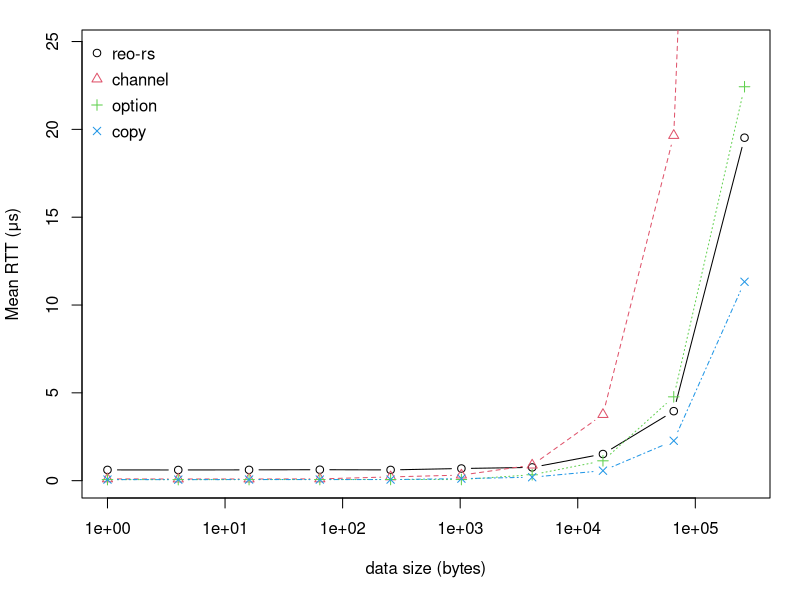
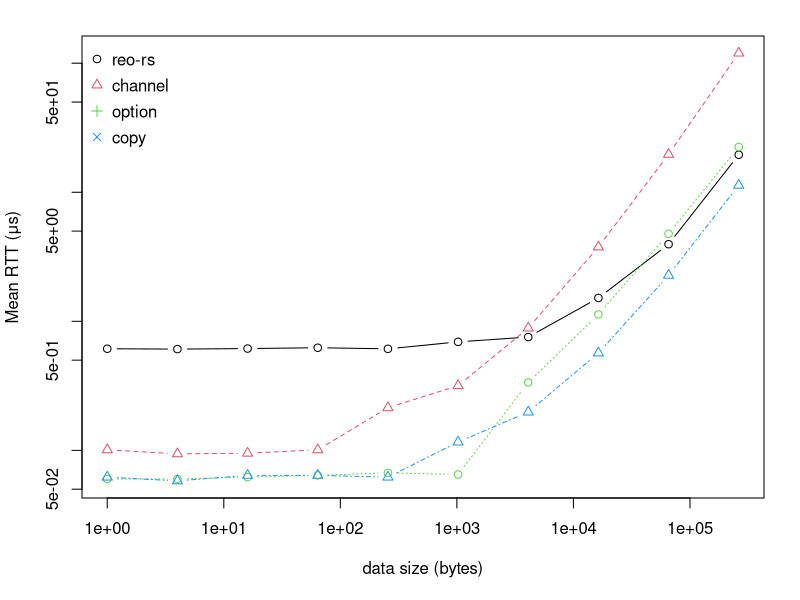
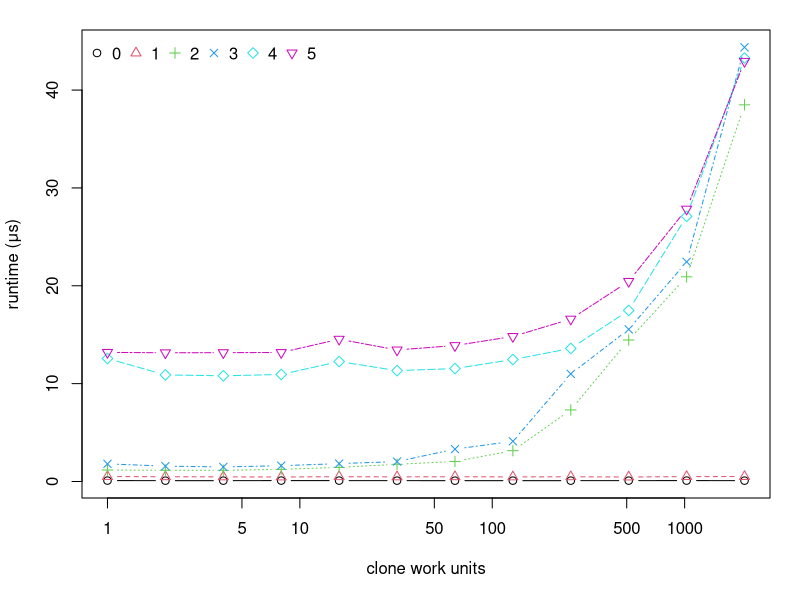
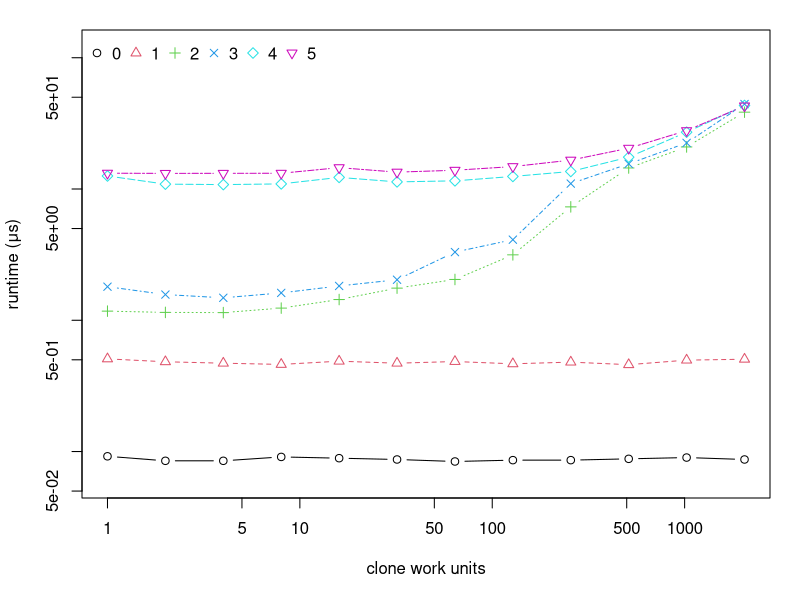
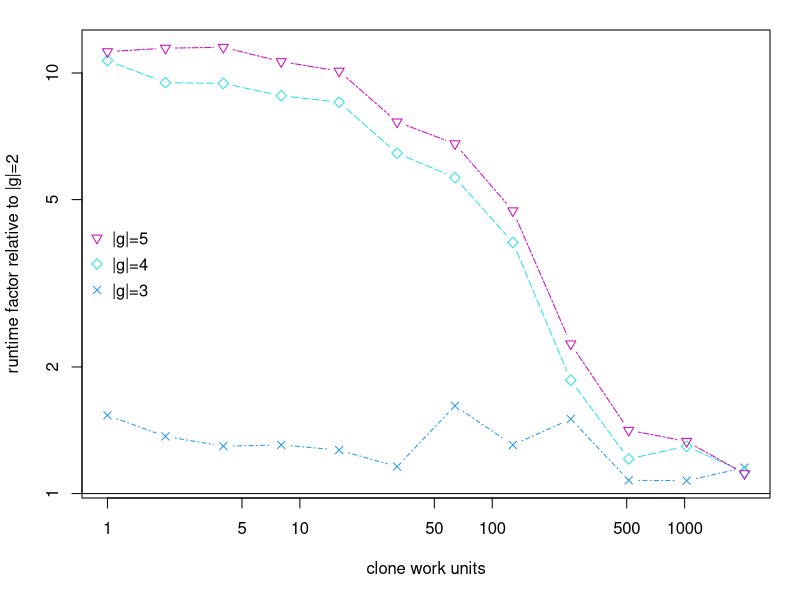
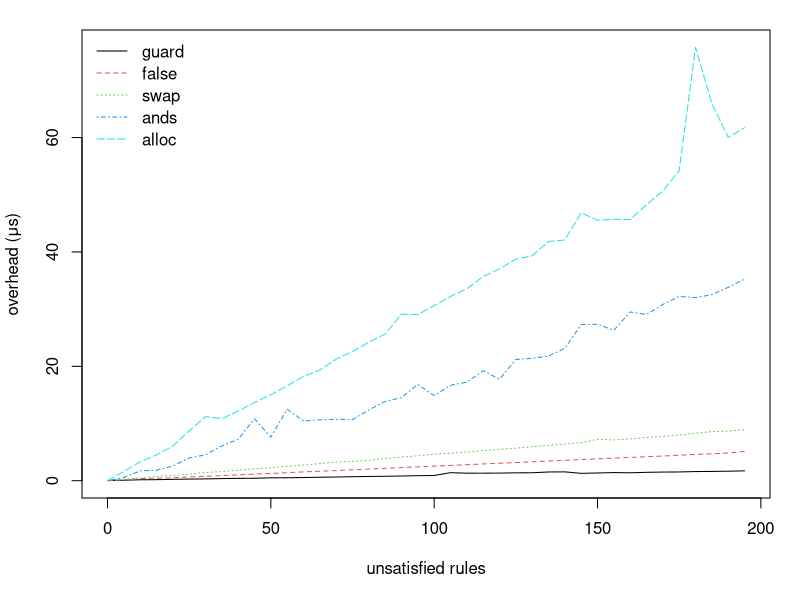
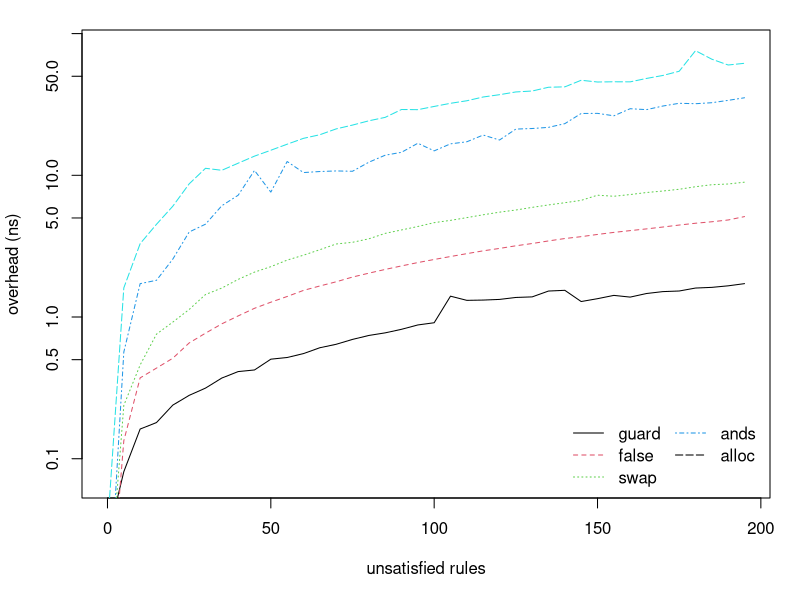
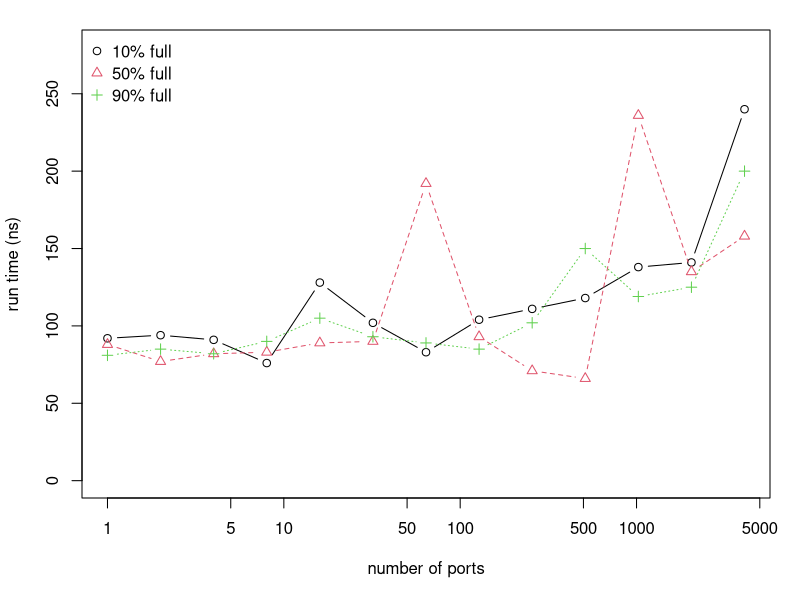

The R source for these figures, in order: (Note: this script raises an error after producing the figures.)
setwd("C:/Users/chris/OneDrive/Documents/LaTeX/Msc2/experiments")

mypng <- function(filename) {
  png(
    filename,
    width     = 3.1,
    height    = 2.8,
    units     = "in",
    res       = 1000,
    pointsize = 9
  )
}
mypngbig <- function(filename) {
  png(
    filename,
    width     = 4.2,
    height    = 3.35,
    units     = "in",
    res       = 1000,
    pointsize = 9
  )
}
thou = 1000
bil = thou*thou*thou
#####################################################################
### RTT. measuring Reo's fifo1 on a single thread vs mpsc
### x represents changing data size in bytes (0,1,2,4,8,16)  x gives q where bytes=q&2-1
### 100_000 data movements
### 10 reps with fresh proto objects

x = 2^c(0,2,4,6,8, 10, 12, 14, 16, 18)
option = c(60, 60, 62, 64, 67, 65, 336, 1131, 4773, 22428);
heapptr = c(60, 58, 61, 61, 60, 87, 128, 313, 1165, 5690)
reo_raw = c(613, 609, 615, 624, 612, 693, 755, 1517, 3957, 19526)
crossbeam = c(101, 94, 95, 101, 214, 317, 886, 3764, 19652, 119739)

reo_rs = c(662, 621, 642, 612, 658, 655, 773, 1432, 3923, 20072);

mypng("rtt_0.png")
op <- par(mar = c(5.1, 4.1, 1.5, 1.5))
dat = matrix(c(reo_raw, crossbeam, option, (heapptr-58)*2+58), ncol=4)
matplot(x, dat/thou, log='x', type='b', pch=1:4, xlab="data size (bytes)",
     ylab = "Mean RTT (μs)", ylim=c(0, max(c(option, reo_rs))*1.1/thou))
legend("topleft", legend=c("reo-rs", "channel", "option", "copy") , col=1:4,  ncol=1, 
       y.intersp=1.3, cex=1, xjust=0, bty = "n", pch=1:4
)
dev.off()

mypng("rtt_1.png")
op <-par(mar = c(5.1, 4.1, 1.8, 1.8))
matplot(x, dat/thou, log='xy', type='b', pch=1:2, xlab="data size (bytes)", ylab = "Mean RTT (μs)")
legend("topleft", legend=c("reo-rs", "channel", "option", "copy") , col=1:4,  ncol=1, 
       y.intersp=1.3, cex=1, xjust=0, bty = "n", pch=1:4
)
dev.off()


#########################################################
### "SIMO" group getting. N-way replicator with COPY type data
### 

x = 2^c(0:11)
y = c(92, 508, 1174, 1802, 12567, 13195,
      85, 483, 1148, 1570, 10891, 13152,
      85, 471, 1144, 1483, 10802, 13166,
      91, 461, 1238, 1616, 10936, 13180,
      89, 488, 1439, 1826, 12258, 14540,
      87, 471, 1757, 2036, 11329, 13443,
      84, 485, 2046, 3307, 11539, 13892,
      86, 466, 3151, 4111, 12463, 14821,
      86, 480, 7311, 10994, 13598, 16597,
      88, 459, 14459, 15549, 17480, 20451,
      90, 497, 20913, 22444, 27094, 27837,
      87, 505, 38490, 44367, 43272, 42934)
my = matrix(y, ncol = length(x))
ty = t(my)


mypng("simo_0.png")
op <- par(mar = c(5.1, 4.1, 1.5, 1.5))
matplot(x, ty/1000, log='x', type='b', pch=1:6, lty=1:6, col=1:6, ylab="runtime (μs)", xlab="clone work units")
legend("topleft", legend=c(0:5) , col=1:6,  ncol=6, 
       y.intersp=1.3, cex=1, xjust=0, bty = "n", pch=1:6
)
dev.off()

mypng("simo_1.png")
op <- par(mar = c(5.1, 4.1, 1.5, 1.5))
matplot(x, ty/1000, log='xy', type='b', pch=1:6, lty=1:6, col=1:6, ylab="runtime (μs)", ylim=c(0.06, 120), xlab="clone work units")
legend("topleft", legend=c(0:5) , col=1:6,  ncol=6, 
       y.intersp=1.3, cex=1, xjust=0, bty = "n", pch=1:6
)
dev.off()

mypngbig("simo_2.png")
op <- par(mar = c(5.1, 4.1, 1.5, 1.5))
ty2 <- ty[,-c(1,2,3)]
matplot(x, ty2/ty[,3], log='xy', type='b', pch=4:6, ylab="runtime factor relative to |g|=2", lty=4:6, col=4:6, xlab="clone work units")
legend("left", legend=c("|g|=5", "|g|=4", "|g|=3") , col=rev(4:6),  ncol=1, 
       y.intersp=1.3, cex=1, xjust=0, bty = "n", pch=rev(4:6)
)
abline(h=1, col=1)
dev.off()





#########################################################
### TIME TAKEN FOR TRAVERSING BOGUS RULES
x = seq(from=0, to=195, by=5);

# false guard
y1 = c(266, 320, 401, 419, 478, 519, 554, 610, 651, 662, 743, 757,
       791, 846, 881, 934, 980, 1012, 1058, 1118, 1150, 1642, 1550,
       1556, 1570, 1613, 1626, 1764, 1782, 1525, 1586, 1660, 1621,
       1704, 1750, 1765, 1840, 1858, 1899, 1959);

# check false
y2 = c(244, 373, 611, 675, 751, 895, 1008, 1134, 1257, 1391, 1511, 1635, 1780, 1895, 2011, 2153, 2278, 2405, 2533, 2661, 2786, 2911, 3039, 3170, 3287, 3420, 3540, 3682, 3819, 3929, 4065, 4194, 4310, 4426, 4554, 4695, 4828, 4940, 5078, 5352);

# swap then check false
y2b = c(247, 477, 698, 996, 1160, 1369, 1680, 1840, 2082, 2313, 2505, 2760,
        2970, 3224, 3515, 3606, 3801, 4131, 4354, 4592, 4872, 5048, 5267,
        5505, 5732, 5929, 6178, 6419, 6645, 6895, 7477, 7353, 7554, 7799,
        7986, 8209, 8545, 8822, 8922, 9183);

# 5x5 nested ands
y3 = c(245, 805, 1959, 2055, 2802, 4219, 4758, 6340, 7473, 11064,
       7851, 12751, 10694, 10875, 10974, 10919, 12607, 14100, 14769, 17073,
       15114, 16913, 17482, 19473, 17983, 21433, 21630, 22035, 23387, 27550,
       27602, 26537, 29749, 29304, 31060, 32466, 32249, 32769, 34042, 35496);

# check alloc
y4 = c(271, 1845, 3533, 4751, 6293, 8941, 11445, 11088, 12416, 13894,
       15267, 16816, 18475, 19574, 21496, 22855, 24483, 25874, 29374,
       29293, 30857, 32457, 33821, 35937, 37297, 38989, 39578, 42063,
       42334, 47088, 45782, 45958, 45899, 48499, 50892, 54469, 76016,
       66190, 60281, 61970);

leggy = c("guard", "false",  "swap", "ands", "alloc");
mypng("check_time_0.png")
 op <- par(mar = c(5.1, 4.1, 1.5, 1.5))
dat <- matrix(c(y1-239, y2-239, y2b-239, y3-239, y4-239), ncol=5);
matplot(x, dat/thou, type="l", lty=1:5, col=1:5, ylab="overhead (μs)", xlab="unsatisfied rules") #plot
legend("topleft", legend=leggy , col=1:5,  ncol=1,
       y.intersp=1.1, cex=1, xjust=0, bty = "n", lty=1:5)
dev.off()

mypng("check_time_1.png")
 op <- par(mar = c(5.1, 4.1, 1.5, 1.5))
matplot(x, dat/thou, type="l", lty=1:5, col=1:5, log='y', ylim=c(0.07, 80), ylab="overhead (ns)", xlab="unsatisfied rules") #plot
legend("bottomright", legend=leggy , col=1:4,  ncol=2,
       y.intersp=1.1, cex=1, xjust=0, bty = "n", lty=1:5)
dev.off()



###################################################
### bitset effectiveness. comparing normal hashset to bitset for the SUBSET operation
x = c(2^(0:12));
bits1 = c(92, 94, 91, 76, 128, 102, 83, 104, 111, 118, 138, 141, 240);
bits5 = c(88, 77, 82, 83, 89, 90, 192, 93, 71, 66, 236, 135, 158);
bits9 = c(81, 85, 82, 90, 105, 93, 89, 85, 102, 150, 119, 125, 200);
set1 = c(72, 105, 94, 70, 88, 117, 161, 277, 484, 918, 2027, 3519, 7258);
set5 = c(66, 124, 96, 122, 179, 513, 838, 1335, 2673, 3986, 11548, 18570, 32123);
set9 = c(61, 145, 103, 140, 219, 617, 1217, 1919, 2922, 5501, 12790, 23882, 54884);

leggy = c("10% full", "50% full", "90% full")

mypng("bits_0.png")
dat <- matrix(c(bits1, bits5, bits9), ncol=3);
 op <- par(mar = c(5.1, 4.1, 1.5, 1.5))
matplot(x, dat, type="b", pch=1:3, lty=1:3, col=1:3, log='x', ylab="run time (ns)", xlab="number of ports", ylim=c(0, 280)) #plot
legend("topleft", legend=leggy , col=1:3,  ncol=1,
       y.intersp=1.1, cex=1, xjust=0, bty = "n", pch=1:3)
dev.off()


mypng("bits_1.png")
dat <- matrix(c(set1/bits1, set5/bits5, set9/bits9), ncol=3);
 op <- par(mar = c(5.1, 4.1, 1.5, 1.5))
matplot(x, dat, type="b", pch=1:3, lty=1:3, col=1:3, log='xy', ylim=c(0.6, 320), ylab="speedup", xlab="number of ports") #plot
abline(h=1, lty=3, col=3)
legend("topleft", legend=leggy , col=1:3,  ncol=1,
       y.intersp=1.1, cex=1, xjust=0, bty = "n", pch=1:3)
dev.off()




###################################################
## isolated gets
x1 = 1:20
java8 = c(13450, 14239, 11348, 11086, 13324, 15790, 17781, 19612, 21592, 23142,
          25529, 29588, 30348, 32504, 37723, 40388, 40695, 43408, 46420, 47324);

rs8 = c(228, 699, 1405, 1825, 2413, 1803, 2098, 2206, 2264, 2584,
        2637, 2809, 2942, 3188, 3525, 3804, 3841, 3972, 4944, 4523);

rs0 = c(232, 691, 1429, 1455, 1616, 1767, 2023, 2056, 2102, 2345,
       2455, 2731, 2802, 2995, 3154, 3431, 3489, 3784, 3874, 4184);

rs1k = c(296, 663, 1429, 1797, 2167, 1883, 2034, 2511, 2300, 2442,
         2611, 3141, 3098, 3038, 3263, 3461, 3615, 3787, 3951, 4198);

rs8k = c(596, 837, 1533, 2038, 1903, 1950, 2115, 2320, 2297, 2388,
         2462, 2563, 2683, 2850, 2849, 2935, 2951, 3081, 3166, 3628);

dat <- matrix(c(rs0, rs8k, java8), ncol=3);
leggy = c("rust_8", "rust_8000", "java_8");
mypng("rust_v_java_0.png")
 op <- par(mar = c(5.1, 4.1, 1.5, 1.5))
matplot(x1, dat/thou, type = "l", lty=1:3, col=1:3, log='', ylab="interaction duration (μs)", xlab="concurrent getters") #plot
legend("topleft", legend=leggy , col=1:3,  ncol=1,
       y.intersp=1.1, cex=1, xjust=0, bty = "n", lty=1:3)
dev.off()
mypng("rust_v_java_1.png")
op <- par(mar = c(5.1, 4.1, 1.5, 1.5))
matplot(x1, dat/thou, type = "l", lty=1:3, col=1:3, log='y', ylab="interaction duration (μs)", xlab="concurrent getters") #plot
legend("bottomright", legend=leggy , col=1:3,  ncol=1,
       y.intersp=1.1, cex=1, xjust=0, bty = "n", lty=1:3)
dev.off()


x2 = 1:10
java_clone = c(24028, 20681, 31330, 40265, 47562, 59921, 63577, 74591, 80451, 89866);
rs64k = c(3424, 5689, 8308, 9448, 10298, 8877, 9089, 9579, 9831, 9459,
          9701, 9645, 9919, 9810, 10384, 10061, 9743, 10026, 9943, 10108);
dat <- matrix(c(rs64k[1:10], java8[1:10], java_clone), ncol=3);
mypngbig("rust_v_java_2.png")
 op <- par(mar = c(5.1, 4.1, 1.5, 1.5))
matplot(x2, dat/thou, type = "b", pch=1:3, lty=1:3, col=1:3, log='y', ylab="interaction duration (μs)", xlab="concurrent getters") #plot
leggy = c("rust_value", "java_reference", "java_value");
legend("bottomright", legend=leggy , col=1:3,  ncol=1,
       y.intersp=1.1, cex=1, xjust=0, bty = "n", pch=1:3)
dev.off()




###################################
### experiments/test_8
### reo-rs vs handmade alternator

x =          c(4,    8,    16,   32,   64,   128,  256,  512,  1024, 2048, 4096, 8192);
y_crossbea = c(1108, 1079, 1111, 1125, 1107, 1181, 1203, 1302, 1481, 2212, 3541, 11717);
y_reorsput = c(1483, 1576, 1996, 1458, 1462, 1581, 1731, 1550, 1688, 1982, 2770, 3717);
xlil = c(1024, 2048, 4096, 8192)
y_reorsputlil = c(1618, 1747, 1881, 2371)
dat <- matrix(c(y_handmade, y_reorsput), ncol=2);

mypngbig("alternator.png")
op <- par(mar = c(5.1, 4.1, 1.5, 1.5))
dat = matrix(c(y_crossbea, y_reorsput), ncol=2)
matplot(x, dat/thou, type = "b", lty=1:2, col=1:2, log='x', ylab="interaction duration (μs)", xlab="data size (bytes)", pch=1:2, ylim=c(0,8)) #plot
lines(xlil, y_reorsputlil/thou, type="b", col=3, pch=3)
revd=c(2,3,1)
legend("topleft", legend=c("reo-rs", "reo-rs (unsafe reference API)","handmade") , col=revd,  ncol=1,
       y.intersp=1.1, cex=1, xjust=0, bty = "n", pch=revd)
dev.off()




############################
### experiments/test_9
### mem refpass
# clone type data 8192 (moving through fifoM connector)
put_get = c(4971, 5063, 5121, 5235, 5290, 5385, 5523, 5700, 5828, 5988, 6604, 6357, 6380, 6561, 6783, 7013, 7180, 7531, 7893, 7929, 8022, 8259)
rawput_get = c(3305, 3419, 3450, 3506, 3539, 3701, 3759, 3953, 4232, 4309, 4512, 4612, 4690, 5075, 5159, 5436, 5524, 5708, 5928, 6157, 6503, 6737)
rawput_getsig = c(1558, 1578, 1651, 1751, 1880, 2008, 2215, 2507, 2461, 2523, 2630, 2794, 2941, 3098, 3320, 3661, 3667, 3960, 4237, 4382, 4611, 4848)
put_getsig = c(3339, 3248, 3329, 3531, 3621, 3727, 3860, 4015, 4207, 4356, 4518, 4697, 4902, 5083, 5230, 5490, 5594, 5919, 6146, 6276, 6519, 6750)
mypngbig("fifo_m.png")
nums = c(1:4)
op <- par(mar = c(5.1, 4.1, 1.5, 1.5))
dat = matrix(c(put_get, rawput_get, put_getsig, rawput_getsig), ncol=4)
matplot(x=(1:22), dat/thou, ylim=c(0, max(put_get)/thou*1.3), type='b', ylab="duration (μs)", xlab="fifo buffer slots", pch=nums, lty=nums, col=nums)
leggy = c("put_in_out", "in_out", "put_in", "in")
legend("topleft", legend=leggy , col=nums,  ncol=1,
       y.intersp=1.1, cex=1, xjust=0, bty = "n", pch=nums)
dev.off()
